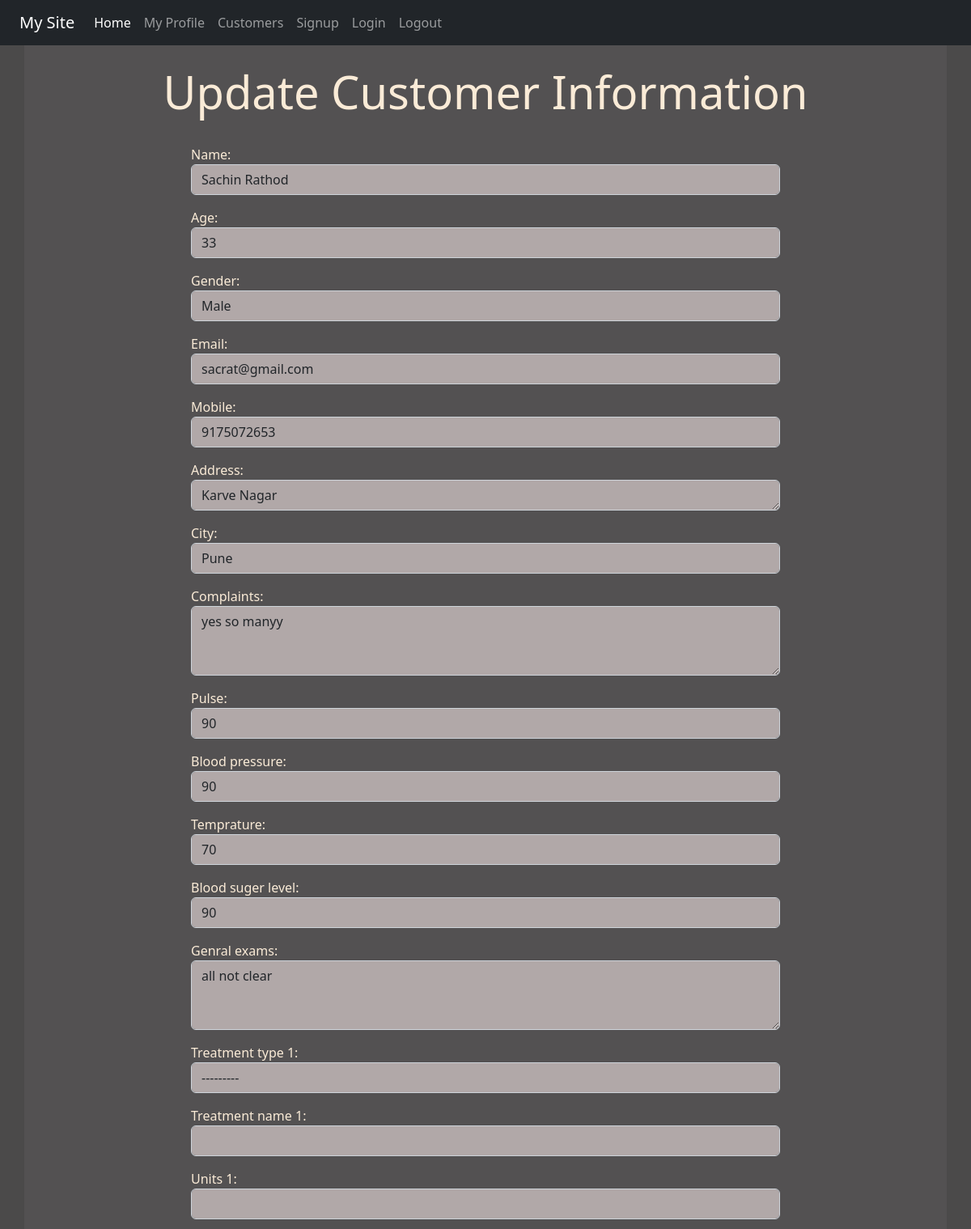
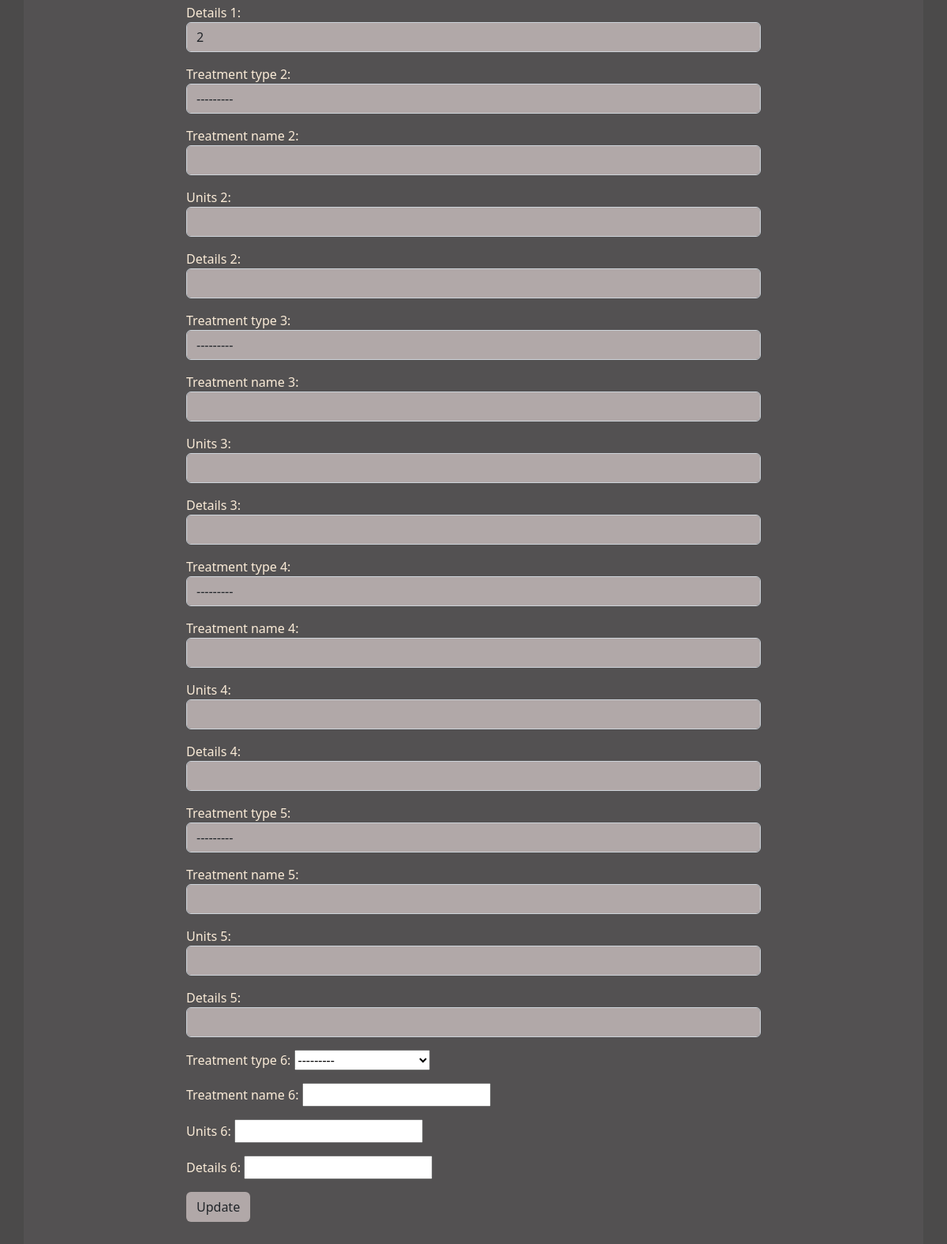
Page /viewdata/3 (signed in) on the committed database (2 pictures, top to bottom).
### reg/models.py (models this page shows, shortened)
class Customer(models.Model):
    Treatment_Choices = (
        ('Injection','Injection'),('Medicines/Capsules','Medicines/Capsules'),('Syrup' , 'Syrup'),('Tube','Tube')
        )
    GENDER_CHOICES = (
        ('M', 'Male'),
        ('F', 'Female'),
        ('T', 'Transgender')
    )
    name = models.CharField(max_length=25,null=True)
    age = models.IntegerField(null=True)
    gender = models.CharField(max_length=1, choices=GENDER_CHOICES,null=True)
    email = models.EmailField(max_length=25,null=True)
    mobile = models.IntegerField(null=True)
    address = models.CharField(max_length=100,null=True)
    city = models.CharField(max_length=10,null=True)
    complaints = models.CharField(max_length=100,null=True)
    pulse = models.CharField(max_length=10,null=True)
    blood_pressure = models.CharField(max_length=10,null=True)
    temprature = models.CharField(max_length=10,null=True)
    blood_suger_level = models.CharField(max_length=10,null=True)
    genral_exams = models.CharField(max_length=100)
    treatment_type_1 = models.CharField(max_length=100, choices=Treatment_Choices,null=True)
    treatment_name_1 = models.CharField(max_length=100,null=True)
    units_1 = models.IntegerField(null=True)
    details_1 = models.CharField(max_length=90)
    treatment_type_2 = models.CharField(max_length=100, choices=Treatment_Choices,null=True)
    treatment_name_2 = models.CharField(max_length=100,null=True)
    units_2 = models.IntegerField(null=True)
    details_2 = models.CharField(max_length=90,null=True)
    treatment_type_3 = models.CharField(max_length=100, choices=Treatment_Choices,null=True)
    treatment_name_3 = models.CharField(max_length=100,null=True)
    units_3 = models.IntegerField(null=True)
    details_3 = models.CharField(max_length=90,null=True)
    treatment_type_4 = models.CharField(max_length=100, choices=Treatment_Choices,null=True)
    treatment_name_4 = models.CharField(max_length=100,null=True)
    units_4 = models.IntegerField(null=True)
    details_4 = models.CharField(max_length=90,null=True)
    treatment_type_5 = models.CharField(max_length=100, choices=Treatment_Choices,null=True)
    treatment_name_5 = models.CharField(max_length=100,null=True)
    units_5 = models.IntegerField(null=True)
    details_5 = models.CharField(max_length=90,null=True)
    treatment_type_6 = models.CharField(max_length=100, choices=Treatment_Choices,null=True)
    treatment_name_6 = models.CharField(max_length=100,null=True)
    units_6 = models.IntegerField(null=True)
    details_6 = models.CharField(max_length=90,null=True)
    class Meta:
        ordering = ['name']

### reg/views.py (the view)
# urls.py: path('viewdata/<int:id>', views.View_data, name='viewdata'),
def View_data(request,id):
    if request.user.is_authenticated:
        pi = Customer.objects.get(pk=id)
        fmm = CustomerReg(instance=pi)
        return render(request, 'reg/updatecustomer.html',{'formm':fmm, 'id':id})
    else:
        return HttpResponseRedirect('/login/')

### reg/templates/reg/updatecustomer.html (shortened to what this page needs)
{% extends 'reg/base.html' %}
{% block content %}
<div class="jumbotron jumbotron-fluid jumbo-color">
    <div class="container">
        <br>
        <h1 class="text-center display-4 font-weight-bold">Update Customer Information </h1>
        <br>
        <div class="col-sm-8 offset-2">
            <form action="{% url 'updatedata' id %}" method="POST">
                {{formm.as_p}}
                <input type="submit" class="btn btnnn" value="Update">
            </form>
            <br>
            <br>
        </div>
    </div>
</div>
    {% endblock content %}

### reg/static/reg/css/style.css (style rules this page uses)
body { background-color:rgb(75,74,74); color: antiquewhite; }
.jumbo-color { background-color:rgb(83,81,82); }
.form-control { background-color: rgb(177, 168, 168); }
.btnnn { background-color: rgb(177, 168, 168) }

### rows in the picture
Customer: name "Sachin Rathod", age "33", gender "Male", email "sacrat@gmail.com", mobile "9175072653", address "Karve Nagar", city "Pune", complaints "yes so manyy", pulse "90", blood_pressure "90", temprature "70", blood_suger_level "90", genral_exams "all not clear", treatment_type_1 "---------", details_1 "2", treatment_type_2 "---------", treatment_type_3 "---------", treatment_type_4 "---------", treatment_type_5 "---------", treatment_type_6 "---------"
